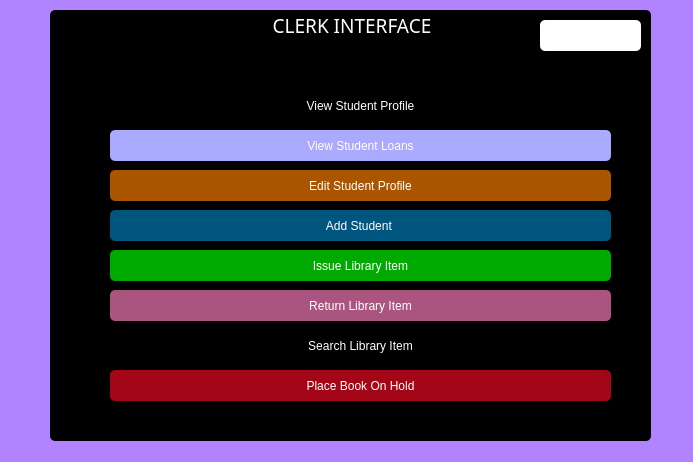
<?xml version="1.0" encoding="UTF-8"?>
<ui version="4.0">
 <class>ClerkInterface</class>
 <widget class="QDialog" name="ClerkInterface">
  <property name="geometry">
   <rect>
    <x>0</x>
    <y>0</y>
    <width>693</width>
    <height>462</height>
   </rect>
  </property>
  <property name="windowTitle">
   <string>Dialog</string>
  </property>
  <property name="styleSheet">
   <string notr="true">font: 75 14pt &quot;Rockwell&quot;;
color: rgb(255, 255, 255);
background-color: rgb(177, 131, 255);
border-radius: 5px;
</string>
  </property>
  <widget class="QGroupBox" name="groupBox">
   <property name="geometry">
    <rect>
     <x>50</x>
     <y>10</y>
     <width>601</width>
     <height>431</height>
    </rect>
   </property>
   <property name="font">
    <font>
     <family>Rockwell</family>
     <pointsize>14</pointsize>
     <weight>9</weight>
     <italic>false</italic>
     <bold>false</bold>
    </font>
   </property>
   <property name="styleSheet">
    <string notr="true">font: 75 14pt &quot;Rockwell&quot;;
color: rgb(255, 255, 255);
background-color: rgb(0, 0, 0);
border-radius: 5px;
</string>
   </property>
   <property name="title">
    <string>CLERK INTERFACE</string>
   </property>
   <property name="alignment">
    <set>Qt::AlignCenter</set>
   </property>
   <widget class="QPushButton" name="pushButton">
    <property name="geometry">
     <rect>
      <x>490</x>
      <y>10</y>
      <width>101</width>
      <height>31</height>
     </rect>
    </property>
    <property name="styleSheet">
     <string notr="true">font: 75 14pt &quot;Rockwell&quot;;
color:rgbrgb(0, 0, 0);
background-color: rgb(255, 255, 255);
border-radius: 5px;
</string>
    </property>
    <property name="text">
     <string>Log out</string>
    </property>
   </widget>
   <widget class="QPushButton" name="pushButton_2">
    <property name="geometry">
     <rect>
      <x>60</x>
      <y>120</y>
      <width>501</width>
      <height>31</height>
     </rect>
    </property>
    <property name="styleSheet">
     <string notr="true">
font: 75 14pt &quot;Rockwell&quot;;
color: rgbrgbrgb(255, 255, 255);
background-color: rgb(170, 170, 255);
border-radius: 5px;</string>
    </property>
    <property name="text">
     <string>View Student Loans</string>
    </property>
   </widget>
   <widget class="QPushButton" name="pushButton_3">
    <property name="geometry">
     <rect>
      <x>60</x>
      <y>320</y>
      <width>501</width>
      <height>31</height>
     </rect>
    </property>
    <property name="styleSheet">
     <string notr="true">font: 75 14pt &quot;Rockwell&quot;;
color: rgb(255, 255, 255);
background-color: rgbrgbrgb(85, 0, 127);
border-radius: 5px;
</string>
    </property>
    <property name="text">
     <string>Search Library Item</string>
    </property>
   </widget>
   <widget class="QPushButton" name="pushButton_4">
    <property name="geometry">
     <rect>
      <x>60</x>
      <y>360</y>
      <width>501</width>
      <height>31</height>
     </rect>
    </property>
    <property name="styleSheet">
     <string notr="true">font: 75 14pt &quot;Rockwell&quot;;
color: rgb(255, 255, 255);
background-color:rgb(163, 6, 22);
border-radius: 5px;
</string>
    </property>
    <property name="text">
     <string>Place Book On Hold</string>
    </property>
   </widget>
   <widget class="QPushButton" name="pushButton_5">
    <property name="geometry">
     <rect>
      <x>60</x>
      <y>80</y>
      <width>501</width>
      <height>31</height>
     </rect>
    </property>
    <property name="styleSheet">
     <string notr="true">font: 75 14pt &quot;Rockwell&quot;;
color: rgb(255, 255, 255);
background-color: rgbrgb(255, 0, 127);
border-radius: 5px;
</string>
    </property>
    <property name="text">
     <string>View Student Profile</string>
    </property>
   </widget>
   <widget class="QPushButton" name="pushButton_6">
    <property name="geometry">
     <rect>
      <x>60</x>
      <y>160</y>
      <width>501</width>
      <height>31</height>
     </rect>
    </property>
    <property name="styleSheet">
     <string notr="true">font: 75 14pt &quot;Rockwell&quot;;
color: rgb(255, 255, 255);
background-color: rgb(170, 85, 0);
border-radius: 5px;
</string>
    </property>
    <property name="text">
     <string>Edit Student Profile</string>
    </property>
   </widget>
   <widget class="QPushButton" name="pushButton_7">
    <property name="geometry">
     <rect>
      <x>60</x>
      <y>240</y>
      <width>501</width>
      <height>31</height>
     </rect>
    </property>
    <property name="styleSheet">
     <string notr="true">font: 75 14pt &quot;Rockwell&quot;;
color: rgb(255, 255, 255);
background-color:rgb(0, 170, 0);
border-radius: 5px;
</string>
    </property>
    <property name="text">
     <string>Issue Library Item</string>
    </property>
   </widget>
   <widget class="QPushButton" name="pushButton_8">
    <property name="geometry">
     <rect>
      <x>60</x>
      <y>280</y>
      <width>501</width>
      <height>31</height>
     </rect>
    </property>
    <property name="styleSheet">
     <string notr="true">font: 75 14pt &quot;Rockwell&quot;;
color: rgb(255, 255, 255);
background-color: rgb(170, 85, 127);
border-radius: 5px;
</string>
    </property>
    <property name="text">
     <string>Return Library Item</string>
    </property>
   </widget>
   <widget class="QPushButton" name="pushButton_9">
    <property name="geometry">
     <rect>
      <x>60</x>
      <y>200</y>
      <width>501</width>
      <height>31</height>
     </rect>
    </property>
    <property name="styleSheet">
     <string notr="true">font: 75 14pt &quot;Rockwell&quot;;
color: rgb(255, 255, 255);
background-color: rgb(0, 85, 127);
border-radius: 5px;
</string>
    </property>
    <property name="text">
     <string>Add Student </string>
    </property>
   </widget>
  </widget>
 </widget>
 <resources/>
 <connections/>
</ui>
